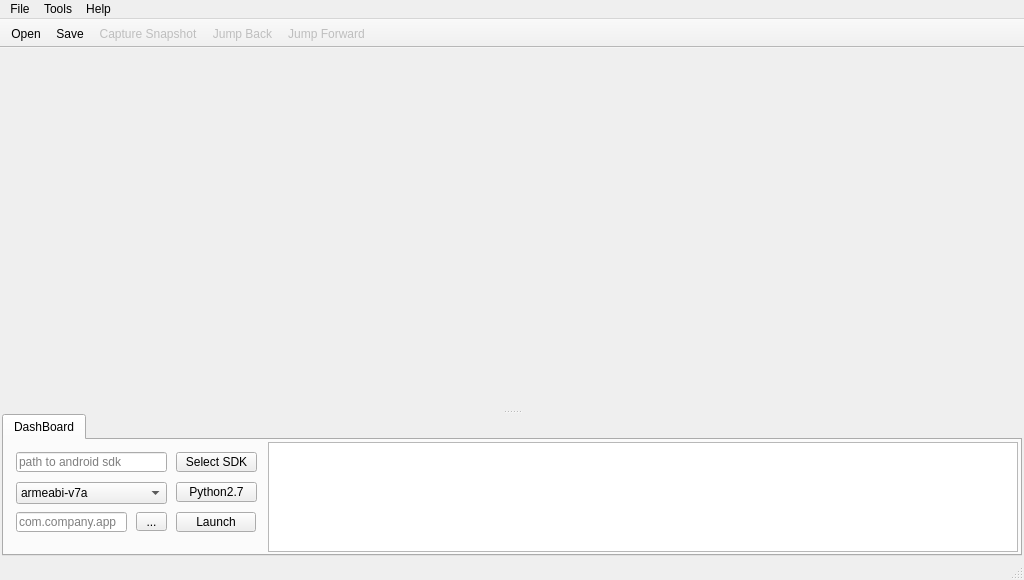
<?xml version="1.0" encoding="UTF-8"?>
<ui version="4.0">
 <class>MainWindow</class>
 <widget class="QMainWindow" name="MainWindow">
  <property name="geometry">
   <rect>
    <x>0</x>
    <y>0</y>
    <width>1024</width>
    <height>580</height>
   </rect>
  </property>
  <property name="minimumSize">
   <size>
    <width>1024</width>
    <height>580</height>
   </size>
  </property>
  <property name="windowTitle">
   <string>UnityMemPerf</string>
  </property>
  <widget class="QWidget" name="centralWidget">
   <layout class="QVBoxLayout" name="verticalLayout_2">
    <property name="spacing">
     <number>2</number>
    </property>
    <property name="leftMargin">
     <number>2</number>
    </property>
    <property name="topMargin">
     <number>2</number>
    </property>
    <property name="rightMargin">
     <number>2</number>
    </property>
    <property name="bottomMargin">
     <number>2</number>
    </property>
    <item>
     <widget class="QSplitter" name="main_splitter">
      <property name="orientation">
       <enum>Qt::Vertical</enum>
      </property>
      <property name="childrenCollapsible">
       <bool>false</bool>
      </property>
      <widget class="QWidget" name="upperWidget" native="true">
       <property name="sizePolicy">
        <sizepolicy hsizetype="Preferred" vsizetype="Maximum">
         <horstretch>0</horstretch>
         <verstretch>0</verstretch>
        </sizepolicy>
       </property>
       <property name="minimumSize">
        <size>
         <width>0</width>
         <height>360</height>
        </size>
       </property>
       <layout class="QVBoxLayout" name="verticalLayout">
        <property name="spacing">
         <number>2</number>
        </property>
        <property name="leftMargin">
         <number>2</number>
        </property>
        <property name="topMargin">
         <number>2</number>
        </property>
        <property name="rightMargin">
         <number>2</number>
        </property>
        <property name="bottomMargin">
         <number>2</number>
        </property>
        <item>
         <widget class="QTabWidget" name="upperTabWidget">
          <property name="tabShape">
           <enum>QTabWidget::Triangular</enum>
          </property>
          <property name="elideMode">
           <enum>Qt::ElideLeft</enum>
          </property>
          <property name="documentMode">
           <bool>true</bool>
          </property>
          <property name="tabsClosable">
           <bool>true</bool>
          </property>
          <property name="movable">
           <bool>true</bool>
          </property>
         </widget>
        </item>
       </layout>
      </widget>
      <widget class="QTabWidget" name="tabWidget">
       <property name="enabled">
        <bool>true</bool>
       </property>
       <property name="sizePolicy">
        <sizepolicy hsizetype="Expanding" vsizetype="Minimum">
         <horstretch>0</horstretch>
         <verstretch>0</verstretch>
        </sizepolicy>
       </property>
       <property name="minimumSize">
        <size>
         <width>0</width>
         <height>130</height>
        </size>
       </property>
       <property name="currentIndex">
        <number>0</number>
       </property>
       <widget class="QWidget" name="dashBoard">
        <property name="sizePolicy">
         <sizepolicy hsizetype="Preferred" vsizetype="Minimum">
          <horstretch>0</horstretch>
          <verstretch>0</verstretch>
         </sizepolicy>
        </property>
        <property name="minimumSize">
         <size>
          <width>0</width>
          <height>0</height>
         </size>
        </property>
        <attribute name="title">
         <string>DashBoard</string>
        </attribute>
        <layout class="QHBoxLayout" name="horizontalLayout_3">
         <property name="spacing">
          <number>2</number>
         </property>
         <property name="leftMargin">
          <number>2</number>
         </property>
         <property name="topMargin">
          <number>2</number>
         </property>
         <property name="rightMargin">
          <number>2</number>
         </property>
         <property name="bottomMargin">
          <number>2</number>
         </property>
         <item>
          <widget class="QWidget" name="widget" native="true">
           <property name="enabled">
            <bool>true</bool>
           </property>
           <property name="sizePolicy">
            <sizepolicy hsizetype="Minimum" vsizetype="Minimum">
             <horstretch>0</horstretch>
             <verstretch>0</verstretch>
            </sizepolicy>
           </property>
           <property name="minimumSize">
            <size>
             <width>260</width>
             <height>0</height>
            </size>
           </property>
           <property name="maximumSize">
            <size>
             <width>16777215</width>
             <height>16777215</height>
            </size>
           </property>
           <widget class="QLineEdit" name="appNameLineEdit">
            <property name="geometry">
             <rect>
              <x>10</x>
              <y>70</y>
              <width>111</width>
              <height>20</height>
             </rect>
            </property>
            <property name="placeholderText">
             <string>com.company.app</string>
            </property>
           </widget>
           <widget class="QPushButton" name="launchPushButton">
            <property name="geometry">
             <rect>
              <x>170</x>
              <y>70</y>
              <width>80</width>
              <height>20</height>
             </rect>
            </property>
            <property name="text">
             <string>Launch</string>
            </property>
           </widget>
           <widget class="QPushButton" name="sdkPushButton">
            <property name="geometry">
             <rect>
              <x>170</x>
              <y>10</y>
              <width>81</width>
              <height>20</height>
             </rect>
            </property>
            <property name="toolTip">
             <string>Select the root path of Android SDK</string>
            </property>
            <property name="text">
             <string>Select SDK</string>
            </property>
           </widget>
           <widget class="QLineEdit" name="sdkPathLineEdit">
            <property name="geometry">
             <rect>
              <x>10</x>
              <y>10</y>
              <width>151</width>
              <height>20</height>
             </rect>
            </property>
            <property name="readOnly">
             <bool>true</bool>
            </property>
            <property name="placeholderText">
             <string>path to android sdk</string>
            </property>
           </widget>
           <widget class="QToolButton" name="selectAppToolButton">
            <property name="geometry">
             <rect>
              <x>130</x>
              <y>70</y>
              <width>31</width>
              <height>19</height>
             </rect>
            </property>
            <property name="toolTip">
             <string>Select Target Application</string>
            </property>
            <property name="text">
             <string>...</string>
            </property>
            <property name="popupMode">
             <enum>QToolButton::DelayedPopup</enum>
            </property>
            <property name="autoRaise">
             <bool>false</bool>
            </property>
            <property name="arrowType">
             <enum>Qt::NoArrow</enum>
            </property>
           </widget>
           <widget class="QComboBox" name="archComboBox">
            <property name="geometry">
             <rect>
              <x>10</x>
              <y>40</y>
              <width>151</width>
              <height>22</height>
             </rect>
            </property>
            <item>
             <property name="text">
              <string>armeabi-v7a</string>
             </property>
            </item>
            <item>
             <property name="text">
              <string>arm64-v8a</string>
             </property>
            </item>
           </widget>
           <widget class="QPushButton" name="pythonPushButton">
            <property name="geometry">
             <rect>
              <x>170</x>
              <y>40</y>
              <width>81</width>
              <height>20</height>
             </rect>
            </property>
            <property name="toolTip">
             <string>Select the path of python 2.7</string>
            </property>
            <property name="text">
             <string>Python2.7</string>
            </property>
           </widget>
          </widget>
         </item>
         <item>
          <widget class="QPlainTextEdit" name="consolePlainTextEdit">
           <property name="sizePolicy">
            <sizepolicy hsizetype="Expanding" vsizetype="Minimum">
             <horstretch>0</horstretch>
             <verstretch>0</verstretch>
            </sizepolicy>
           </property>
           <property name="minimumSize">
            <size>
             <width>0</width>
             <height>0</height>
            </size>
           </property>
           <property name="undoRedoEnabled">
            <bool>false</bool>
           </property>
          </widget>
         </item>
        </layout>
       </widget>
      </widget>
     </widget>
    </item>
   </layout>
  </widget>
  <widget class="QMenuBar" name="menuBar">
   <property name="geometry">
    <rect>
     <x>0</x>
     <y>0</y>
     <width>1024</width>
     <height>17</height>
    </rect>
   </property>
   <widget class="QMenu" name="menuFile">
    <property name="title">
     <string>File</string>
    </property>
    <addaction name="actionOpen"/>
    <addaction name="separator"/>
    <addaction name="actionSave"/>
    <addaction name="separator"/>
    <addaction name="actionExit"/>
   </widget>
   <widget class="QMenu" name="menuHelp">
    <property name="title">
     <string>Help</string>
    </property>
    <addaction name="actionAbout"/>
   </widget>
   <widget class="QMenu" name="menuTools">
    <property name="title">
     <string>Tools</string>
    </property>
    <addaction name="actionCapture_Snapshot"/>
    <addaction name="actionJump_Back"/>
    <addaction name="actionJump_Forward"/>
    <addaction name="actionMark_First"/>
    <addaction name="actionMark_Second"/>
   </widget>
   <addaction name="menuFile"/>
   <addaction name="menuTools"/>
   <addaction name="menuHelp"/>
  </widget>
  <widget class="QStatusBar" name="statusBar"/>
  <widget class="QToolBar" name="toolBar">
   <property name="windowTitle">
    <string>toolBar</string>
   </property>
   <property name="movable">
    <bool>false</bool>
   </property>
   <property name="orientation">
    <enum>Qt::Horizontal</enum>
   </property>
   <property name="iconSize">
    <size>
     <width>20</width>
     <height>20</height>
    </size>
   </property>
   <property name="floatable">
    <bool>false</bool>
   </property>
   <attribute name="toolBarArea">
    <enum>TopToolBarArea</enum>
   </attribute>
   <attribute name="toolBarBreak">
    <bool>false</bool>
   </attribute>
   <addaction name="actionOpen"/>
   <addaction name="actionSave"/>
   <addaction name="actionCapture_Snapshot"/>
   <addaction name="actionJump_Back"/>
   <addaction name="actionJump_Forward"/>
  </widget>
  <action name="actionOpen">
   <property name="icon">
    <iconset resource="res/icon.qrc">
     <normaloff>:/toolbutton/btn_open.png</normaloff>:/toolbutton/btn_open.png</iconset>
   </property>
   <property name="text">
    <string>Open</string>
   </property>
   <property name="shortcut">
    <string>Ctrl+O</string>
   </property>
  </action>
  <action name="actionSave">
   <property name="icon">
    <iconset resource="res/icon.qrc">
     <normaloff>:/toolbutton/btn_save.png</normaloff>:/toolbutton/btn_save.png</iconset>
   </property>
   <property name="text">
    <string>Save</string>
   </property>
   <property name="shortcut">
    <string>Ctrl+S</string>
   </property>
  </action>
  <action name="actionExit">
   <property name="text">
    <string>Exit</string>
   </property>
   <property name="shortcut">
    <string>Ctrl+Q</string>
   </property>
  </action>
  <action name="actionAbout">
   <property name="text">
    <string>About</string>
   </property>
  </action>
  <action name="actionCapture_Snapshot">
   <property name="enabled">
    <bool>false</bool>
   </property>
   <property name="icon">
    <iconset resource="res/icon.qrc">
     <normaloff>:/toolbutton/btn_capture.png</normaloff>:/toolbutton/btn_capture.png</iconset>
   </property>
   <property name="text">
    <string>Capture Snapshot</string>
   </property>
  </action>
  <action name="actionJump_Back">
   <property name="enabled">
    <bool>false</bool>
   </property>
   <property name="icon">
    <iconset resource="res/icon.qrc">
     <normaloff>:/toolbutton/btn_previous.png</normaloff>:/toolbutton/btn_previous.png</iconset>
   </property>
   <property name="text">
    <string>Jump Back</string>
   </property>
   <property name="shortcut">
    <string>Ctrl+,</string>
   </property>
  </action>
  <action name="actionJump_Forward">
   <property name="enabled">
    <bool>false</bool>
   </property>
   <property name="icon">
    <iconset resource="res/icon.qrc">
     <normaloff>:/toolbutton/btn_next.png</normaloff>:/toolbutton/btn_next.png</iconset>
   </property>
   <property name="text">
    <string>Jump Forward</string>
   </property>
   <property name="shortcut">
    <string>Ctrl+.</string>
   </property>
  </action>
  <action name="actionMark_First">
   <property name="text">
    <string>Mark First</string>
   </property>
  </action>
  <action name="actionMark_Second">
   <property name="text">
    <string>Mark Second</string>
   </property>
  </action>
 </widget>
 <layoutdefault spacing="6" margin="11"/>
 <resources>
  <include location="res/icon.qrc"/>
 </resources>
 <connections/>
</ui>
